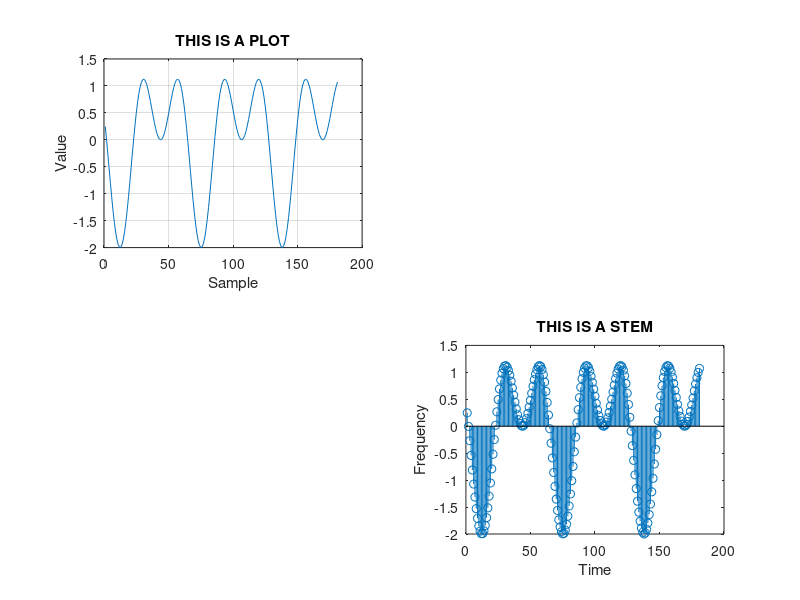

Here is the MATLAB script that generated this plot:
clc;clear all;close all;

x = -9:0.1:9
y=sin(x)+cos(2*x)

subplot(2,2,1)
plot(y)
title('THIS IS A PLOT');
xlabel('Sample');
ylabel('Value');
grid on

subplot(2,2,4)
stem(y)
title('THIS IS A STEM');
xlabel('Time');
ylabel('Frequency');